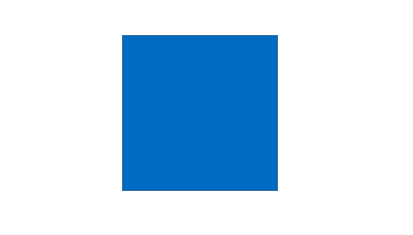
#> input picture blue.png, 413 x 235 px; the run also reads 1 picture not shown here
$ python daikei5.py   (older library calls are emulated)
#> lines starting #> are read from the running program, lines starting #| are printed output that depends on the picture; after the words box and inside, x2 and y2 are one past the last pixel; in counts of white or black regions, pixels touching at a corner belong together
#coding: UTF-8
#include "windows.h"
import cv2
import numpy as np
import time
from operator import itemgetter

#射影変換行列を計算するキャリブレーション用関数
# [35 lines left out: functions calibration, revision, not called in this run]

#ターゲット(黄色)の輪郭を取ってくる関数
def getTarget(image):
    # Convert BGR to HSV and smooth
    hsv = cv2.cvtColor(image, cv2.COLOR_BGR2HSV)
    smooth=cv2.GaussianBlur(hsv,(15,15),0)
    #黄色
    lower_blue = np.array([25,100,85])
    upper_blue = np.array([100,255,255])

    # Threshold the HSV image to get only blue colors
    mask = cv2.inRange(smooth, lower_blue, upper_blue)

    # Bitwise-AND mask and original image(白黒画像の中で，白の部分だけ筒抜けになって映る)
    res = cv2.bitwise_and(image,image, mask= mask)
    image,contours, hierarchy = cv2.findContours(mask, cv2.RETR_TREE, cv2.CHAIN_APPROX_SIMPLE)
    areas = []
    contours.sort(key=cv2.contourArea,reverse=True)
    if  contours:
        cnt = contours[0]
        epsilon = 0.08*cv2.arcLength(cnt,True)
        approx = cv2.approxPolyDP(cnt,epsilon,True)
        areas.append(approx)
    else:
        cnt = []
    return areas,res,cnt,

#台形補正用にwebcameraから輪郭をとってくる．
# [72 lines left out: functions getBlue, center_of_image, clip_image, not called in this run]


#imgに青い輪郭がないものを選ぶとエラーが出る．
#img = cv2.imread("bluerect2.png",1)
img = cv2.imread("blue.png",1)
#> img is the input picture: shape (235, 413, 3); mean B, G, R 239.7, 217.9, 191.4

back = cv2.imread("back.png",1)

test = cv2.imread("yellow.png",1)
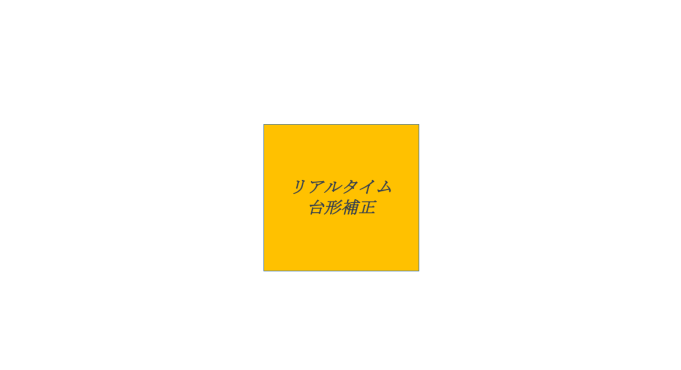
#> input picture yellow.png, 1362 x 740 px (shown at 1/2 size)
#> test is the input picture: shape (740, 1362, 3); mean B, G, R 232.2, 249, 254.3
cv2.namedWindow("img", cv2.WND_PROP_FULLSCREEN)
areas0,res0,_= getTarget(img)
#> in getTarget, `hsv = cv2.cvtColor(image, cv2.COLOR_BGR2HSV)`: hsv: shape (235, 413, 3); mean H, S, V 26.1, 63.4, 239.7
#> in getTarget, `smooth=cv2.GaussianBlur(hsv,(15,15),0)`: smooth: shape (235, 413, 3); mean H, S, V 26.1, 63.4, 239.7
#> in getTarget, `mask = cv2.inRange(smooth, lower_blue, upper_blue)`:
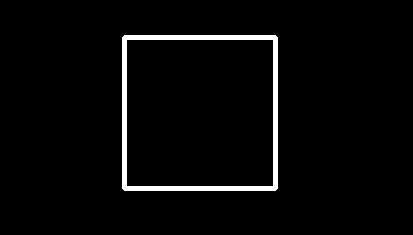
#> mask: shape (235, 413); 3.1% white; 1 white region
#> in getTarget, `res = cv2.bitwise_and(image,image, mask= mask)`:
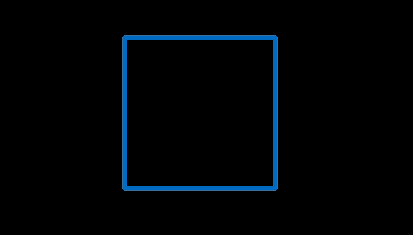
#> res: shape (235, 413, 3); mean B, G, R 5.8, 3.3, 0.4
#> in getTarget, `image,contours, hierarchy = cv2.findContours(mask, cv2.RETR_TREE, cv2...`: contours = 2 contours; box (x1, y1, x2, y2) and area: (122, 35, 278, 191) 24017, (126, 39, 274, 187) 21607
#> in getTarget, `cnt = contours[0]`: cnt = [[124, 35], [122, 37], [122, 188], [124, 190], [275, 190], [277, 188], [277, 37], [275, 35]]
#> in getTarget, `epsilon = 0.08*cv2.arcLength(cnt,True)`: epsilon = 49.23
#> in getTarget, `approx = cv2.approxPolyDP(cnt,epsilon,True)`: approx = [[124, 35], [122, 188], [275, 190], [277, 37]]
#> areas0 = [[[124, 35], [122, 188], [275, 190], [277, 37]]]
cv2.drawContours(res0, areas0, -1, (0,0,255), 3)
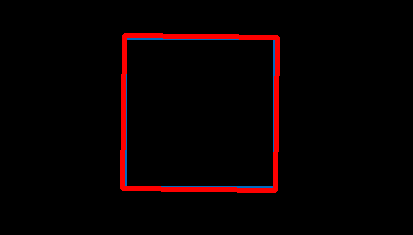
#> res0: shape (235, 413, 3); 3.14% of pixels changed, all inside (x1, y1, x2, y2) = (120, 33, 280, 193)
cv2.imshow("img0",img)

#↓ラズパイ(opencv2)の方でやらないとなぜか動かない(PCはopencv3)
#cv2.setWindowProperty("img", cv2.WND_PROP_FULLSCREEN, cv2.cv.CV_WINDOW_FULLSCREEN)

capture = cv2.VideoCapture(0)

count = 0
l = []
m = []
# isOpenedの代わりにTrueを使うと，frameがemptyのときエラーを吐く
while capture.isOpened():
    ret, frame = capture.read()
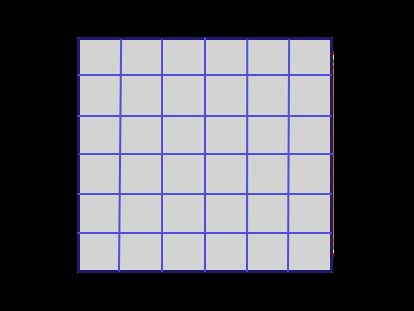
#> input picture sample.png, 414 x 311 px, given in place of the camera
#> frame is the input picture: shape (311, 414, 3); mean B, G, R 97, 90.2, 90.4

    if ret :
        #frameから輪郭をとる
        areas,res,_= getTarget(frame)
#> in getTarget (call 2), `hsv = cv2.cvtColor(image, cv2.COLOR_BGR2HSV)`: hsv: shape (311, 414, 3); mean H, S, V 7.8, 10.8, 97.3
#> in getTarget (call 2), `smooth=cv2.GaussianBlur(hsv,(15,15),0)`: smooth: shape (311, 414, 3); mean H, S, V 7.7, 10.8, 97.3
#> in getTarget (call 2), `mask = cv2.inRange(smooth, lower_blue, upper_blue)`:
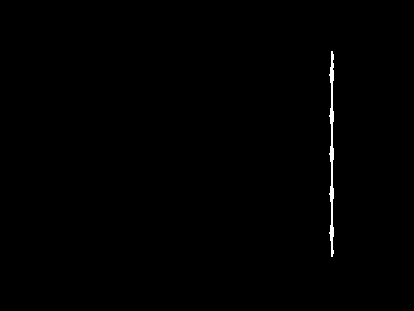
#> mask: shape (311, 414); 0.44% white; 1 white region
#> in getTarget (call 2), `image,contours, hierarchy = cv2.findContours(mask, cv2.RETR_TREE, cv2...`: contours = 1 contour; box (x1, y1, x2, y2) and area: (329, 51, 334, 257) 365
#> in getTarget (call 2), `cnt = contours[0]`: cnt = contour of 76 points, box (x1, y1, x2, y2) (329, 51, 334, 257), area 365
#> in getTarget (call 2), `epsilon = 0.08*cv2.arcLength(cnt,True)`: epsilon = 34.15
#> in getTarget (call 2), `approx = cv2.approxPolyDP(cnt,epsilon,True)`: approx = [[331, 51], [332, 256]]
#> areas = [[[331, 51], [332, 256]]]
        cv2.imshow('frame',frame)
        #print len(areas[0])
        #print areas
        cv2.imshow("test",test)
        if areas:
            if len(areas[0])==4 :
                #輪郭を書き込む
                cv2.drawContours(res, areas, -1, (0,0,255), 3)
                #webcamera輪郭の重心計算
                x, y = center_of_image(frame)
                M = calibration(areas)
                dst = revision(M,test)
                test = dst
                cv2.imshow('test',test)

                if not x == 0:
                    #トラッキング部分．重心の移動差を利用
                    l.append(x)
                    m.append(y)
                    count +=1
                    if count>5:
                        x_diff = l[count-1]-l[5]
                        y_diff = m[count-1]-m[5]
                        m1,n1 = frame.shape[:2]
                        m2,n2 = back.shape[:2]
                        #背景をリセットしてからオーバーレイ
                        back = cv2.imread("back.png",1)
                        clip_image(x_diff*m2/m1,y_diff*m2/m1)

                        cv2.circle(res, (x,y), 10, (0, 0, 255), -1)
                        #frame上の重心をimg上の重心に変換
                        m1,n1 = frame.shape[:2]
                        m2,n2 = back.shape[:2]

                        X = int(x*m2/m1)
                        Y = int(y*n2/n1)
                        #取得した輪郭の重心を計算し，丸を描く
                        # cv2.circle(back, (X,Y), 10, (0, 0, 255), -1)


        cv2.imshow('res',res)
        cv2.imshow('img',back)


            #webカメラ上の輪郭を取得,台形補正画像生成
            # pts1,pts2,x1,x2,k,delta1,h1,h2,area = getPts(areas)
            # dst = revision(pts1,pts2,img)
            #cv2.imshow("dst",dst)

#waitKeyの引数を0以下にするとキー入力する毎に画面がframeが更新する．
    if cv2.waitKey(1) &  0xFF == ord('q'):
#> (key q is pressed here)
        break

capture.release()
cv2.destroyAllWindows()
